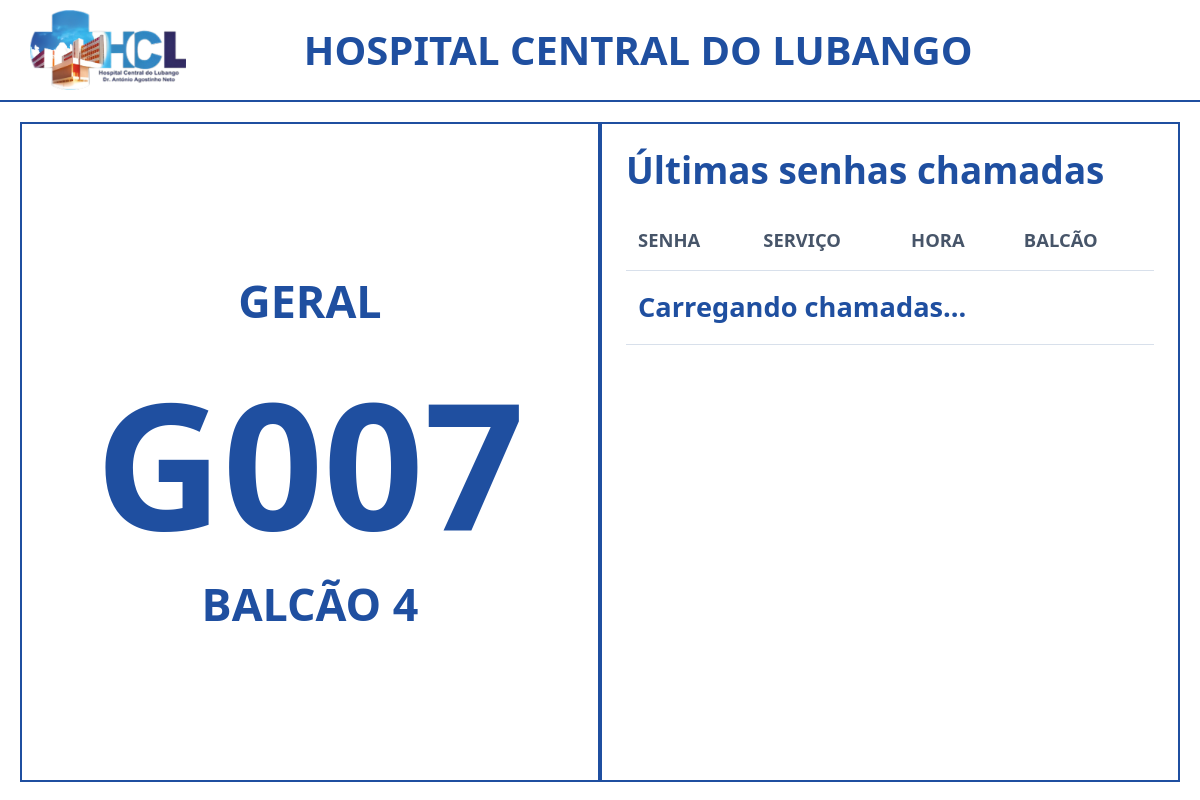
The app's page /painel1.php with its own data.
### tables this page shows
CREATE TABLE IF NOT EXISTS `senhas` (
  `id` int NOT NULL AUTO_INCREMENT,
  `tipo` varchar(20) DEFAULT 'geral',
  `codigo` varchar(10) DEFAULT NULL,
  `servico` varchar(50) DEFAULT 'geral',
  `status` varchar(20) DEFAULT 'aguardando',
  `atendente` varchar(100) DEFAULT NULL,
  `balcao` varchar(50) DEFAULT NULL,
  `chamado_em` datetime DEFAULT NULL,
  `data_criacao` datetime DEFAULT CURRENT_TIMESTAMP,
  `visivel_painel` tinyint(1) DEFAULT '0',
  PRIMARY KEY (`id`)
);

### painel1.php (the view, shortened to what this page needs)
<?php
require 'conexao.php';
$stmt = $pdo->query("SELECT * FROM senhas WHERE status = 'chamado' ORDER BY chamado_em DESC LIMIT 1");
$chamada = $stmt->fetch(PDO::FETCH_ASSOC);
$servico = $chamada['servico'] ?? '';
$codigo = $chamada['codigo'] ?? '';
$balcao = $chamada['balcao'] ?? '';
?>
<!DOCTYPE html>
<html lang="pt-BR">
<head>
    <link href="https://cdn.jsdelivr.net/npm/bootstrap@5.3.2/dist/css/bootstrap.min.css" rel="stylesheet">
</head>
<body>
    <div class="header">
        <div class="logo">
            <img src="logo.png" alt="Logo Hospital">
        </div>
        <div class="titulo">Hospital Central do Lubango</div>
    </div>
    <div class="container-painel">
        <div class="lado-esquerdo">
            <div class="servico"><?= htmlspecialchars(strtoupper($servico)) ?></div>
            <div class="codigo"><?= htmlspecialchars($codigo) ?></div>
            <div class="balcao">BALCÃO <?= htmlspecialchars($balcao) ?></div>
        </div>
        <div class="lado-direito">
            <h2 class="historico-titulo">Últimas senhas chamadas</h2>
            <table class="historico-tabela">
                <thead>
                    <tr>
                        <th>Senha</th>
                        <th>Serviço</th>
                        <th>Hora</th>
                        <th>Balcão</th>
                    </tr>
                </thead>
                <tbody id="historico-chamadas">
                    <tr><td colspan="4" class="historico-vazio">Carregando chamadas...</td></tr>
                </tbody>
            </table>
        </div>
    </div>
</body>
</html>

### painel1.php (style rules this page uses)
* { box-sizing: border-box; }
body { font-family: 'Segoe UI', sans-serif; background-color: white; margin: 0; padding: 0; }
.header { display: flex; align-items: center; justify-content: space-between; padding: 10px 30px; border-bottom: 2px solid #1f4fa0; }
.logo img { height: 80px; }
.titulo { flex: 1; text-align: center; font-size: 2.5rem; font-weight: bold; color: #1f4fa0; text-transform: uppercase; }
.container-painel { display: flex; height: calc(100vh - 100px); padding: 20px; }
.lado-esquerdo { width: 50%; border: 2px solid #1f4fa0; display: flex; flex-direction: column; justify-content: center; align-items: center; padding: 30px; }
.lado-direito { width: 50%; border: 2px solid #1f4fa0; display: flex; flex-direction: column; padding: 24px; overflow: auto; }
.historico-titulo { color: #1f4fa0; font-size: 2.3rem; font-weight: 700; margin: 0 0 18px; }
.historico-tabela { width: 100%; border-collapse: collapse; }
.historico-tabela th, .historico-tabela td { padding: 16px 12px; border-bottom: 1px solid #d8e0eb; text-align: left; font-size: 1.35rem; }
.historico-tabela th { color: #475569; font-size: 1.15rem; text-transform: uppercase; }
.historico-tabela td:first-child { color: #1f4fa0; font-size: 1.7rem; font-weight: 700; }
.historico-vazio { color: #64748b; padding: 22px 12px; text-align: center; }
.servico { max-width: 100%; font-size: 2.8rem; color: #1f4fa0; font-weight: 700; margin-bottom: 20px; text-align: center; overflow-wrap: anywhere; }
.codigo { font-size: 11rem; line-height: 1; font-weight: bold; color: #1f4fa0; margin: 20px 0; }
.balcao { font-size: 2.8rem; color: #1f4fa0; font-weight: 700; text-align: center; }

### records on screen
senhas: servico "GERAL", codigo "G007", balcao "4"
